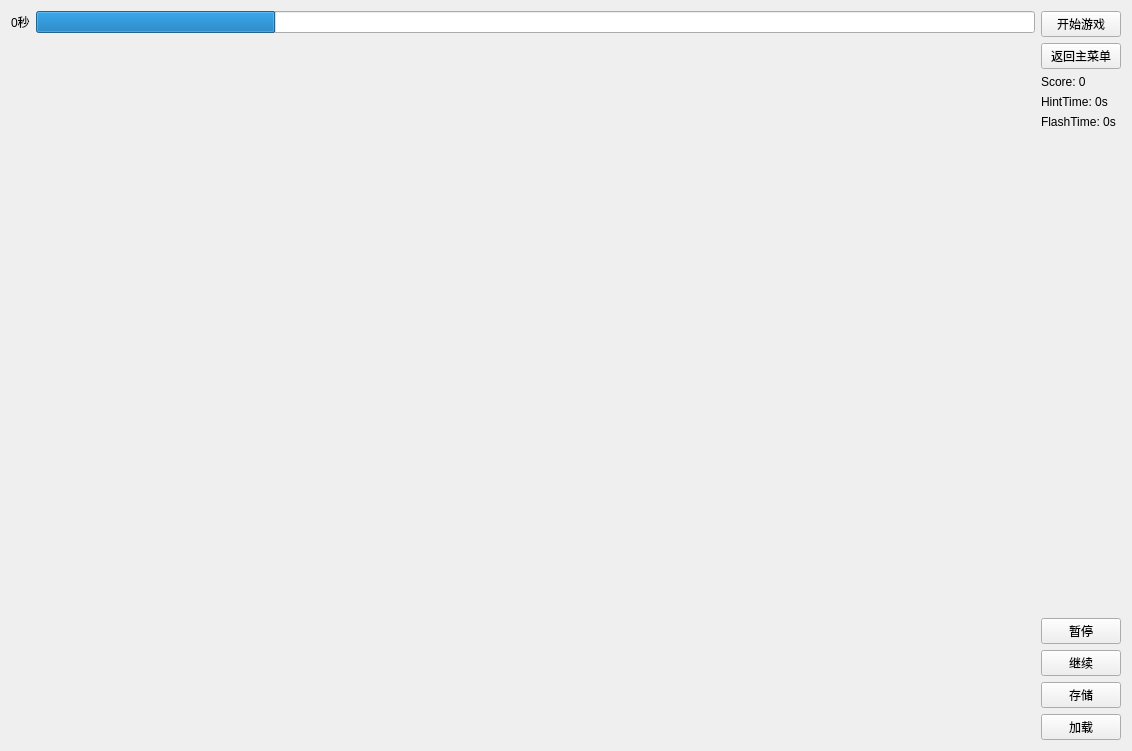
<?xml version="1.0" encoding="UTF-8"?>
<ui version="4.0">
 <class>SingleGameForm</class>
 <widget class="QWidget" name="SingleGameForm">
  <property name="geometry">
   <rect>
    <x>0</x>
    <y>0</y>
    <width>1132</width>
    <height>751</height>
   </rect>
  </property>
  <property name="windowTitle">
   <string>Form</string>
  </property>
  <layout class="QHBoxLayout" name="horizontalLayout_2">
   <item>
    <layout class="QVBoxLayout" name="verticalLayout_2">
     <item>
      <layout class="QHBoxLayout" name="horizontalLayout">
       <item>
        <widget class="QLabel" name="time_label">
         <property name="text">
          <string>0秒</string>
         </property>
        </widget>
       </item>
       <item>
        <widget class="QProgressBar" name="time_progressBar">
         <property name="value">
          <number>24</number>
         </property>
         <property name="format">
          <string/>
         </property>
        </widget>
       </item>
      </layout>
     </item>
     <item>
      <widget class="QWidget" name="canvas_widget" native="true">
       <property name="minimumSize">
        <size>
         <width>1000</width>
         <height>700</height>
        </size>
       </property>
       <property name="maximumSize">
        <size>
         <width>1000</width>
         <height>700</height>
        </size>
       </property>
      </widget>
     </item>
    </layout>
   </item>
   <item>
    <layout class="QVBoxLayout" name="verticalLayout">
     <item>
      <widget class="QPushButton" name="start_pushButton">
       <property name="text">
        <string>开始游戏</string>
       </property>
      </widget>
     </item>
     <item>
      <widget class="QPushButton" name="return_pushButton">
       <property name="text">
        <string>返回主菜单</string>
       </property>
      </widget>
     </item>
     <item>
      <widget class="QLabel" name="score_label">
       <property name="text">
        <string>Score: 0</string>
       </property>
      </widget>
     </item>
     <item>
      <widget class="QLabel" name="hint_label">
       <property name="text">
        <string>HintTime: 0s</string>
       </property>
      </widget>
     </item>
     <item>
      <widget class="QLabel" name="flash_label">
       <property name="text">
        <string>FlashTime: 0s</string>
       </property>
      </widget>
     </item>
     <item>
      <spacer name="verticalSpacer">
       <property name="orientation">
        <enum>Qt::Vertical</enum>
       </property>
       <property name="sizeHint" stdset="0">
        <size>
         <width>20</width>
         <height>40</height>
        </size>
       </property>
      </spacer>
     </item>
     <item>
      <widget class="QPushButton" name="stop_pushButton">
       <property name="text">
        <string>暂停</string>
       </property>
      </widget>
     </item>
     <item>
      <widget class="QPushButton" name="continue_pushButton">
       <property name="text">
        <string>继续</string>
       </property>
      </widget>
     </item>
     <item>
      <widget class="QPushButton" name="save_pushButton">
       <property name="text">
        <string>存储</string>
       </property>
      </widget>
     </item>
     <item>
      <widget class="QPushButton" name="load_pushButton">
       <property name="text">
        <string>加载</string>
       </property>
      </widget>
     </item>
    </layout>
   </item>
  </layout>
 </widget>
 <resources/>
 <connections/>
</ui>
